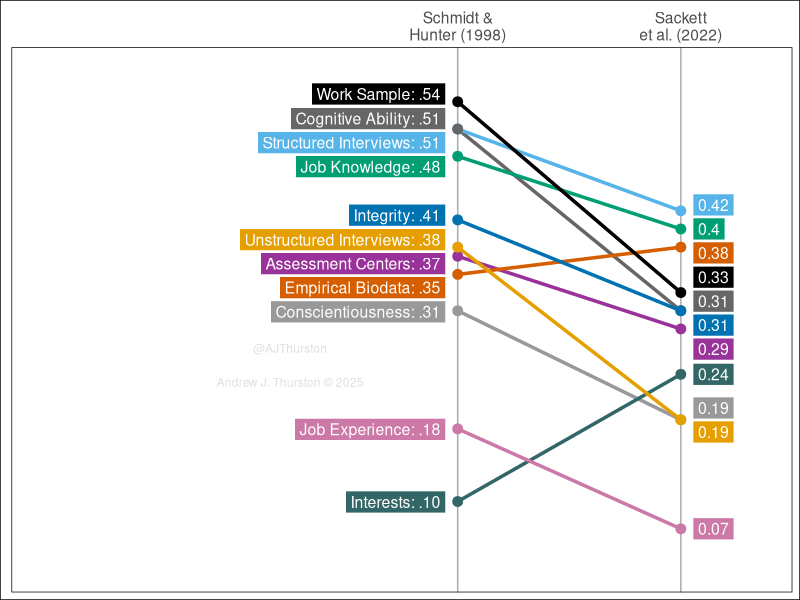

This chart was generated by the following R code:
## ---- chunk 1
library(ggplot2)
library(ggrepel)
library(tidyverse)

s2022 <- read.csv("data/sackett2022_long.csv", header = TRUE)

okabe_ito <- rev(c(
    "#000000",
    "#E69F00",
    "#56B4E9",
    "#009E73",
        "#CC79A7",
    "#336666", 
    "#0072B2",
    "#D55E00",
    "#999999",
    "#666666",
    "#993399"
    ))

plot <- ggplot(
    data = s2022, 
    aes(
        x = study,
        y = correlation,
        group = predictor,
        color = predictor,
        fill = predictor,
        label = label
        )
        ) +
  geom_vline(xintercept = 0, color = "#AAAAAA") +
  geom_vline(xintercept = 1, color = "#AAAAAA") +
  geom_line(linewidth = 1.2) +
  geom_point(size = 3) +
  geom_label_repel(
    data = filter(s2022, study == 0),
    seed = 12345,
    size = 4,
    color = "white",
    label.r = 0,
    direction = "y",
    segment.size = 0,
    xlim = c(-2.5,-.05),
    box.padding = .05
  ) +
  geom_label_repel(
    data = filter(s2022, study == 1),
    seed = 12345,
    size = 4,
    color = "white",
    label.r = 0,
    segment.size = 0,
    xlim = c(1.05,Inf),
    direction = "y",
    force = .01,
    box.padding = .05
      ) +
  annotate("text", label = "@AJThurston\n\nAndrew J. Thurston © 2025", x = -.75, y = .25, color = "#DEDEDE", size = 3) +
  scale_x_continuous(
    limits = c(-2,1.5), 
    expand = c(0,0,0,0), 
    position = "top",
    breaks = c(-2,-1,0,1),
    labels = c(
        "", 
        "",
        "Schmidt &\nHunter (1998)",
        "Sackett\net al. (2022)"
        )
        ) + 
  scale_y_continuous(limits = c(0, .6), expand = c(0,0,0,0)) +
  scale_color_manual(values = okabe_ito) +
  scale_fill_manual(values = okabe_ito) +
  labs(title = NULL, x = NULL, y = NULL) + 
  theme_minimal() +
  theme(
    plot.background = element_rect(fill = "white"),
    strip.text.y.left = element_text(angle = 0),
    strip.background = element_rect(color = "gray"),
    strip.placement = "outside",                
    axis.text.y = element_blank(),              
    axis.ticks.y = element_blank(),
    axis.text.x = element_text(size = 4*14/5),
    panel.grid = element_blank(),            
    legend.position = "none",                   
    panel.border = element_rect(color = "black", fill = NA, linewidth = 0.5),
    panel.margin = unit(c(0, 0, 0, 0), "null")
  )

ggsave(
  filename = "images/sackett2022.png",
  plot = plot,
  width = 4,
  height = 6.5,
  dpi = 300
)
